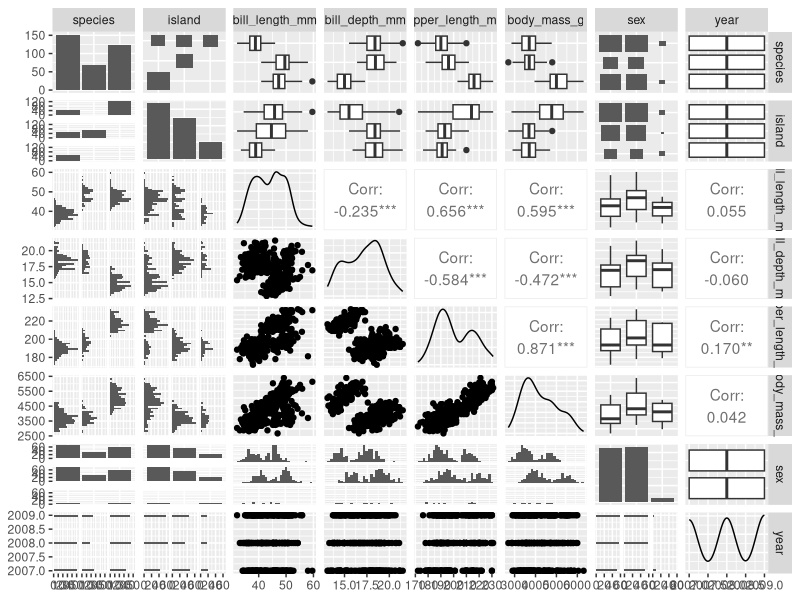
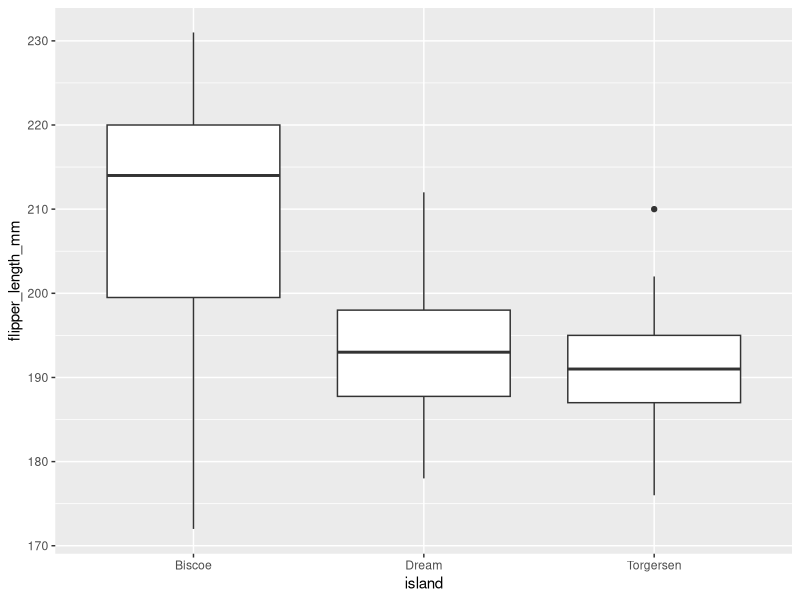
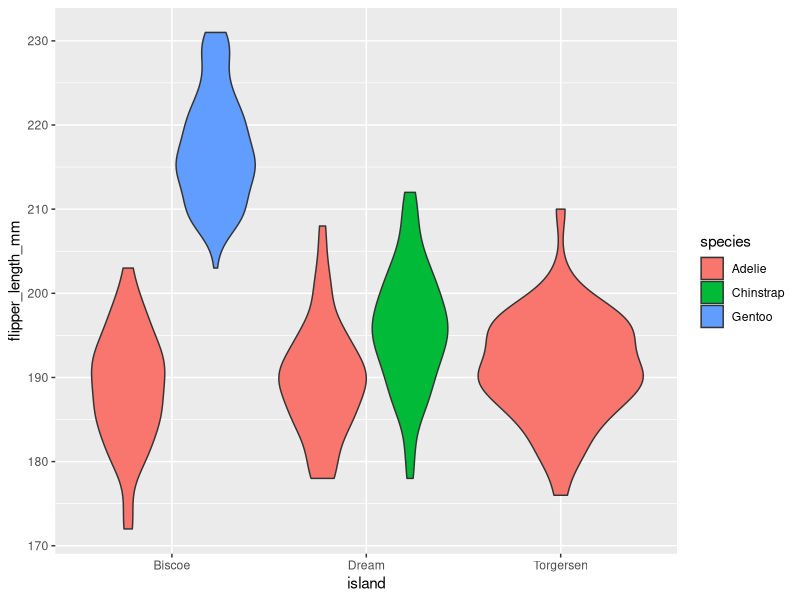
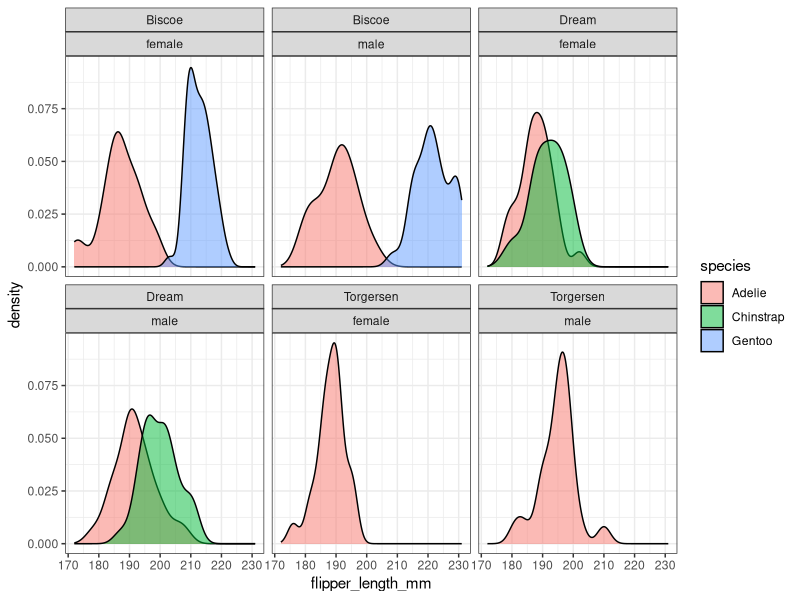
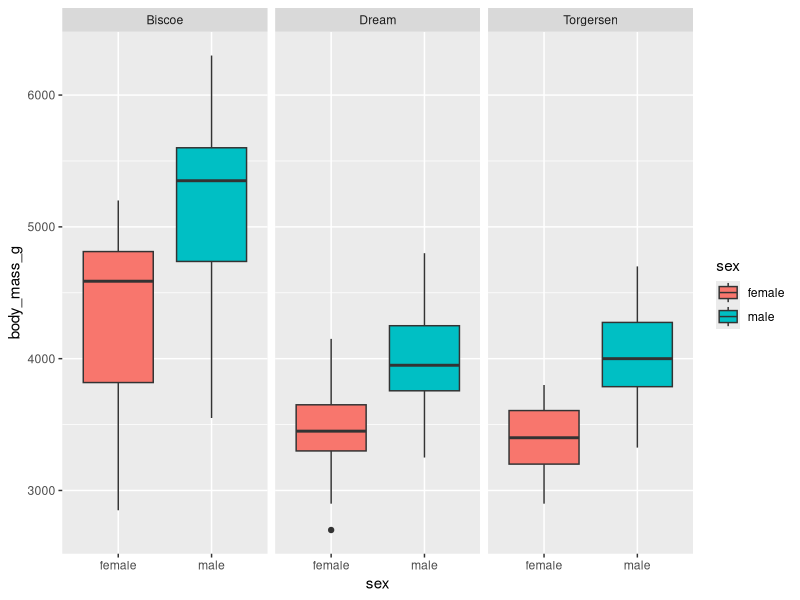
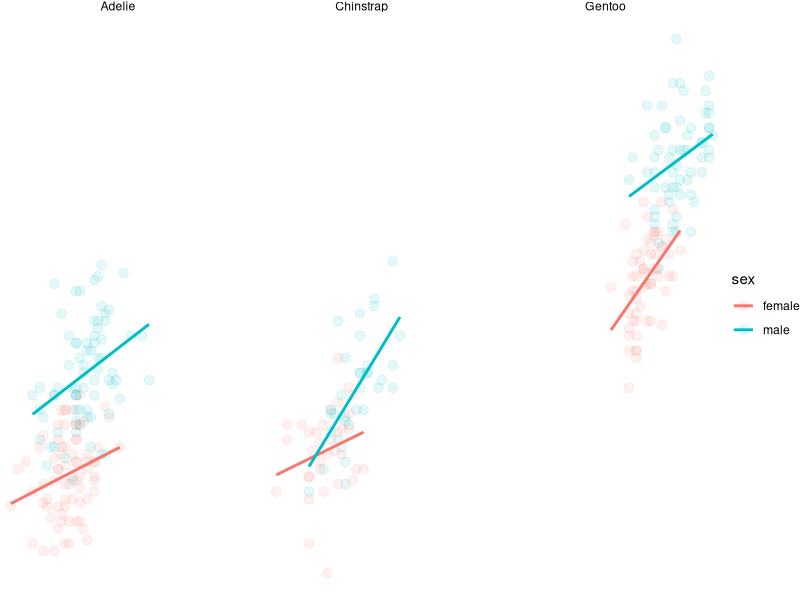
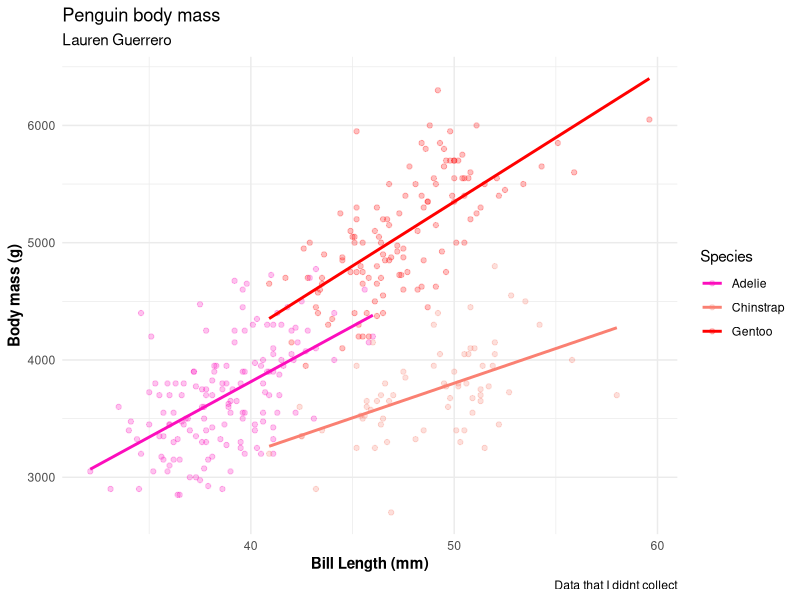

Recreate these plots in R, in order.
#playing with ggplot
library(tidyverse)
#install.packages("palmerpenguins")
library(palmerpenguins)
install.packages("GGally")
library(GGally)
penguins
penguins %>% names() #finding names of columns. *no spaces *all lower case *units

# find outcome variables
#   flipper_length_mm

# find predictors? independent variables
#   island, species, sex, year

penguins$year %>% unique() #list the unique years recorded. 

# GGally::ggpairs(penguins) also work as:
ggpairs(penguins) #how is everything related to each other. 

?ggplot

penguins %>%  # data to use.
  ggplot(aes(y=flipper_length_mm, x=island)) + #set 'global' mapping. which variables to which aspect (x or y) of the plot
  geom_boxplot()

penguins %>%  # data to use.
  ggplot(aes(y=flipper_length_mm,
             x=island,
             fill=species)) + 
  geom_violin()

penguins$sex %>% unique()

is.na(penguins$sex) #ask what is NA 
!is.na(penguins$sex) #ask what is not NA  

p <- 
penguins[!is.na(penguins$sex),] %>%  #takes out the NA in the plots.
  ggplot(aes(x=flipper_length_mm,
             fill=species,)) + #no 'y' axis. when working with density.
  geom_density(alpha=.5) + #'alpha' - opacity *making it lighter or darker. 
  facet_wrap(~island*sex) # wraps 'islands' and 'sex' into a category.
class(p)
# data
# how to map variables
# what to draw
# facets?

p +               #we can keep adding layers.
  theme_bw()

# make a plot of body_mass_g with some x axis. 

penguins[!is.na(penguins$sex),] %>%  
  ggplot(aes(y=body_mass_g,
             x=sex,
             fill=sex)) +
  geom_boxplot() +
  facet_wrap(~island)


 # Geoff Plot
names(penguins)
penguins[!is.na(penguins$sex),] %>%  
  ggplot(aes(x=flipper_length_mm,y=body_mass_g,color=sex)) +
  geom_point(size=3,alpha=.1) +
  geom_smooth(method="lm",se=FALSE) +
  facet_wrap(~species) +
  theme_void()


t <-
penguins %>% 
  ggplot(aes(x=bill_length_mm,
             y=body_mass_g,
             #size=flipper_length_mm,
             color=species)) +
  geom_point(alpha=.25) +
  geom_smooth(method = "lm", se=FALSE) #lm is linear model

t +
  theme_minimal() +
  theme(axis.title=element_text(face = "bold")) +
  labs(x= "Bill Length (mm)",
       y="Body mass (g)",
       color="Species",
       title = "Penguin body mass",
       subtitle = "Lauren Guerrero",
       caption = "Data that I didnt collect") +
scale_color_manual(values=c("#fc0dbc", "Salmon", "Red")) # c= compact together. 
